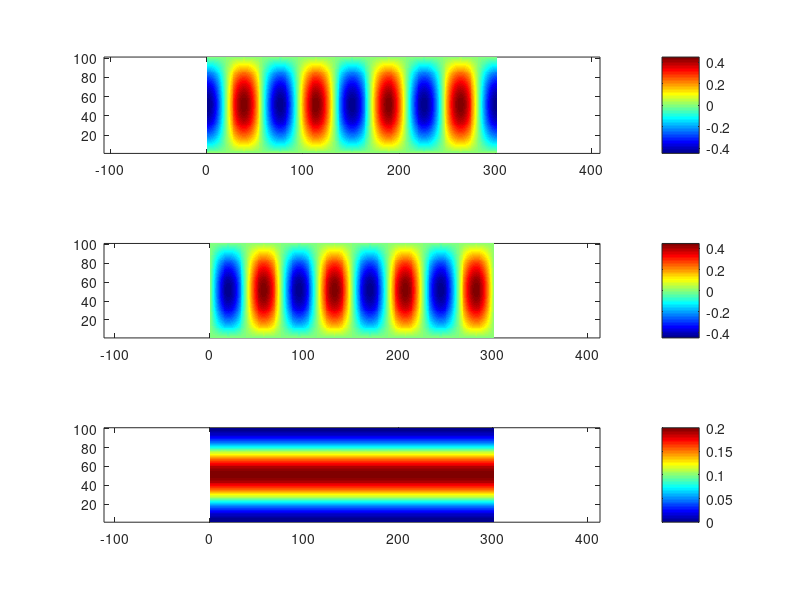
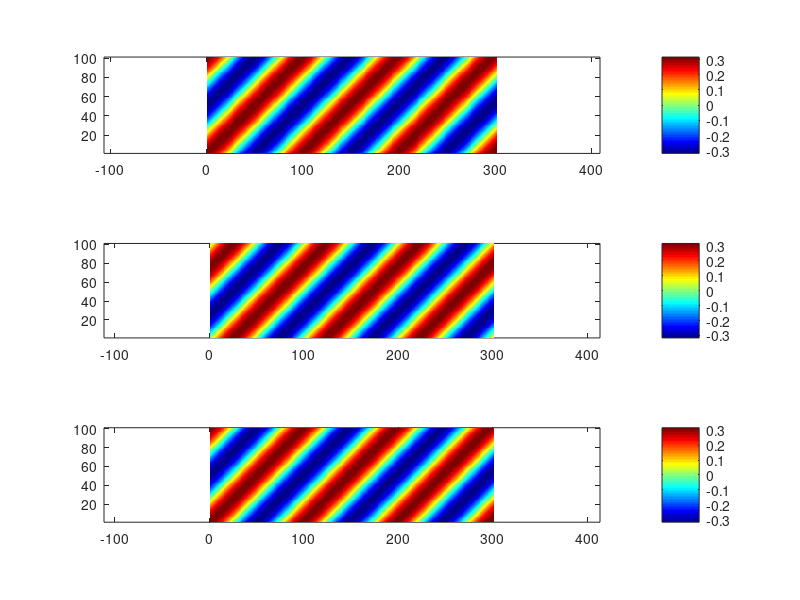

These charts were generated, in order, by the following MATLAB code:
%% Modes of waveguide
clear;clc;close all;
W      = 10;         % Width of the waveguide
L      = 30;           % Length of the waveguide
lambda = 7.0125;        % Wavelength
k0     = 2*pi/lambda;  % Wavenumber
[x,y]  = meshgrid(linspace(0,L,L*10+1),linspace(0,W,W*10+1));

% Closed (reflecting) boundary conditions (along y axis)
Nc  = floor(W/(lambda/2));   % Number of waveguide modes
n   = 1;                     % Allowed range 1 <= n <= Nc
ky  = pi/W*n;
kx  = sqrt(k0^2-ky^2);
psi = sqrt(2/W)*sin(-ky*y).*exp(1i*kx*x);
figure(1);
subplot(3,1,1);pcolor(real(psi)   );axis equal tight;shading flat;colorbar;colormap('jet');
subplot(3,1,2);pcolor(imag(psi)   );axis equal tight;shading flat;colorbar;colormap('jet');
subplot(3,1,3);pcolor( abs(psi).^2);axis equal tight;shading flat;colorbar;colormap('jet');
 
% Periodic boundary conditions (along y axis)
Np  = 2*floor(W/lambda)+1;   % Number of waveguide modes

n1   = -1;                     % Allowed range -(Np-1)/2 <= n <= (Np-1)/2
ky1  = 2*pi/W*n1;
kx1  = sqrt(k0^2-ky1^2);
psi1 = sqrt(1/W)*exp(1i*ky1*y).*exp(1i*kx1*x);

figure(2);
subplot(3,1,1);pcolor(real(psi1)   );axis equal tight;shading flat;colorbar;colormap('jet');
subplot(3,1,2);pcolor(imag(psi1)   );axis equal tight;shading flat;colorbar;colormap('jet');
subplot(3,1,3);pcolor(real(psi1)   );axis equal tight;shading flat;colorbar;colormap('jet');
